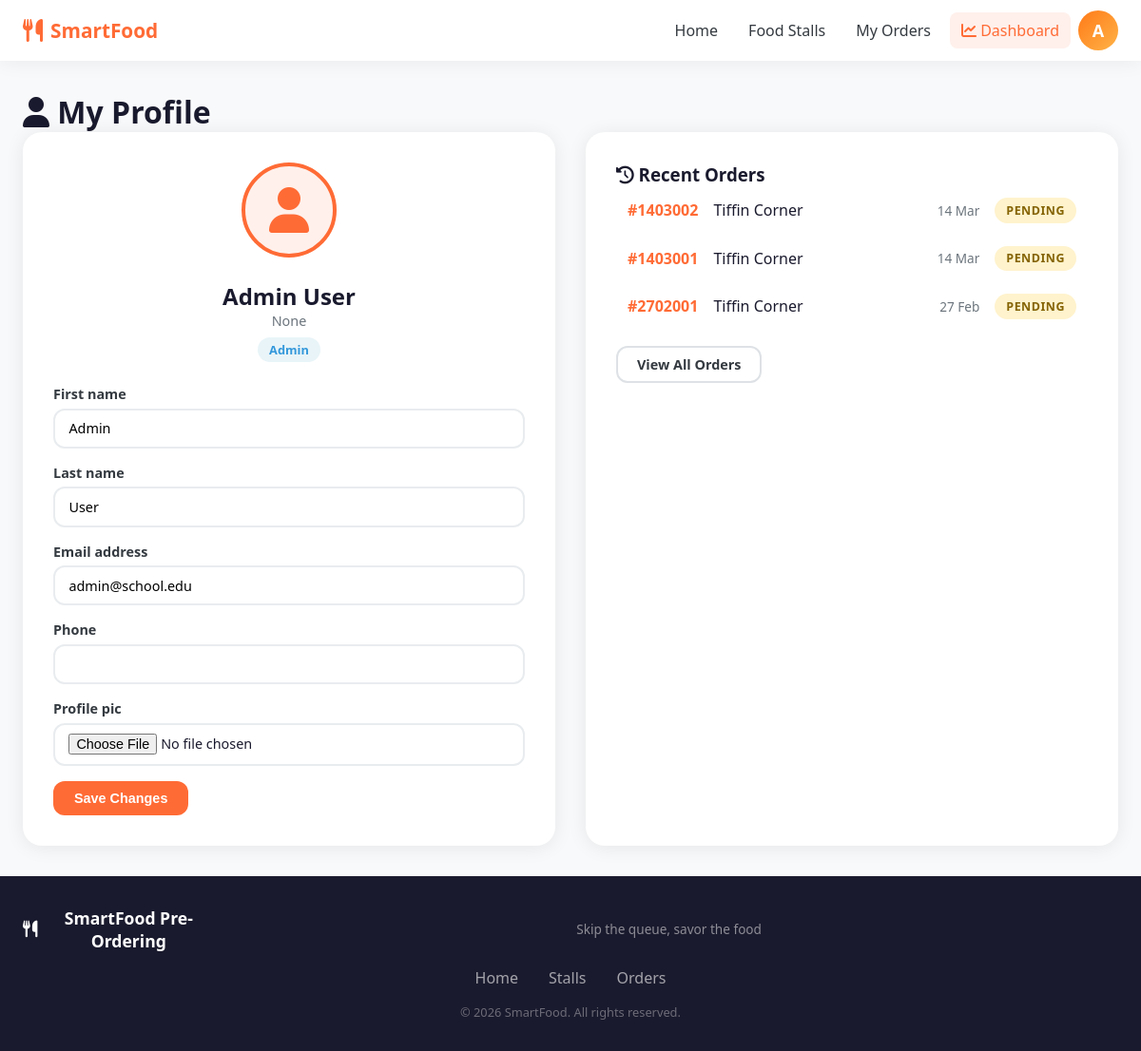
Before: /users/profile/ (signed in) with the older database file.
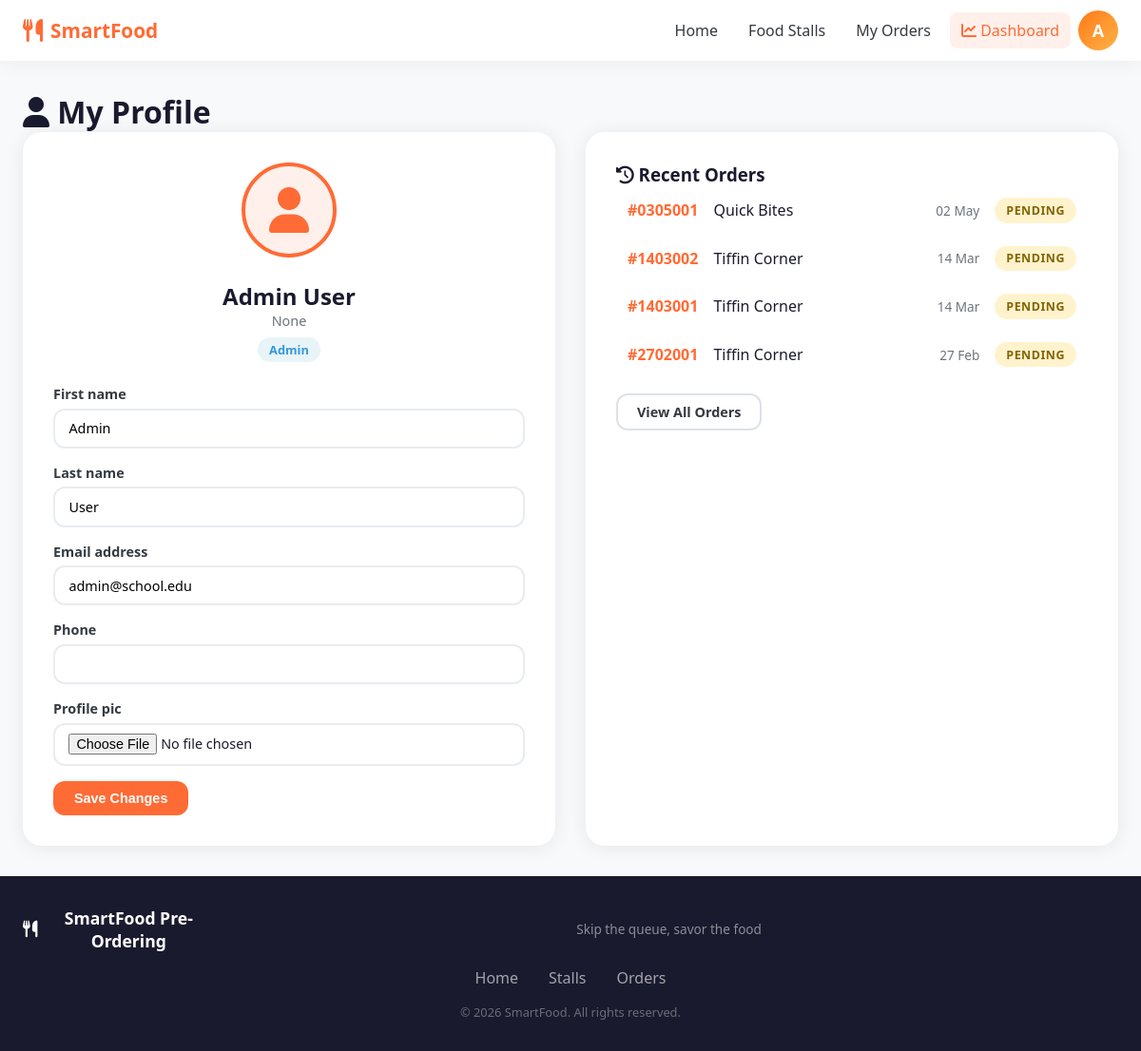
After: the same page with the newer database file.
### apps/users/models.py (models this page shows, shortened)
class User(AbstractUser):
    ROLE_CHOICES = [
        ('student', 'Student'),
        ('admin', 'Admin'),
        ('stall_owner', 'Stall Owner'),
    ]
    role = models.CharField(max_length=20, choices=ROLE_CHOICES, default='student')
    student_id = models.CharField(max_length=20, blank=True, null=True, unique=True)
    phone = models.CharField(max_length=15, blank=True)
    profile_pic = models.ImageField(upload_to='profiles/', blank=True, null=True)
    class Meta:
        verbose_name = 'User'
        verbose_name_plural = 'Users'

### apps/orders/models.py (models this page shows, shortened)
class Order(models.Model):
    user = models.ForeignKey(User, on_delete=models.CASCADE, related_name='orders')
    stall = models.ForeignKey(FoodStall, on_delete=models.CASCADE, related_name='orders')
    break_slot = models.CharField(max_length=5, choices=BREAK_SLOT_CHOICES)
    pickup_date = models.DateField()
    status = models.CharField(max_length=20, choices=ORDER_STATUS_CHOICES, default='pending')
    total_amount = models.DecimalField(max_digits=10, decimal_places=2, default=0)
    special_instructions = models.TextField(blank=True)
    token_number = models.CharField(max_length=10, blank=True)
    created_at = models.DateTimeField(auto_now_add=True)
    updated_at = models.DateTimeField(auto_now=True)
    estimated_ready_time = models.DateTimeField(null=True, blank=True)
    class Meta:
        ordering = ['-created_at']

### apps/stalls/models.py (models this page shows, shortened)
class FoodStall(models.Model):
    name = models.CharField(max_length=100)
    description = models.TextField(blank=True)
    owner = models.ForeignKey(User, on_delete=models.SET_NULL, null=True, related_name='stalls')
    image = models.ImageField(upload_to='stalls/', blank=True, null=True)
    location = models.CharField(max_length=200, blank=True)
    is_open = models.BooleanField(default=True)
    max_capacity = models.IntegerField(default=50, help_text="Maximum orders per break slot")
    created_at = models.DateTimeField(auto_now_add=True)

### apps/users/views.py (the view)
# urls.py: path('profile/', views.profile, name='profile'),
@login_required
def profile(request):
    if request.method == 'POST':
        form = ProfileUpdateForm(request.POST, request.FILES, instance=request.user)
        if form.is_valid():
            form.save()
            messages.success(request, 'Profile updated successfully!')
            return redirect('profile')
    else:
        form = ProfileUpdateForm(instance=request.user)
    recent_orders = Order.objects.filter(user=request.user).order_by('-created_at')[:5]
    return render(request, 'users/profile.html', {
        'form': form,
        'recent_orders': recent_orders
    })

### apps/users/forms.py
class ProfileUpdateForm(forms.ModelForm):
    class Meta:
        model = User
        fields = ['first_name', 'last_name', 'email', 'phone', 'profile_pic']

### templates/users/profile.html (shortened to what this page needs)
{% extends 'base/base.html' %}
{% load static %}
{% block content %}
<div class="container profile-page">
    <h1><i class="fas fa-user"></i> My Profile</h1>
    <div class="profile-layout">
        <div class="profile-card">
            <div class="profile-avatar">
                {% if user.profile_pic %}
                <img src="{{ user.profile_pic.url }}" alt="Profile">
                {% else %}
                <div class="avatar-placeholder"><i class="fas fa-user"></i></div>
                {% endif %}
            </div>
            <div class="profile-info">
                <h2>{{ user.get_full_name|default:user.username }}</h2>
                <p class="profile-id">{{ user.student_id }}</p>
                <span class="profile-role role-{{ user.role }}">{{ user.get_role_display }}</span>
            </div>
            <form method="post" enctype="multipart/form-data" class="profile-form">
                {% for field in form %}
                <div class="form-group">
                    <label>{{ field.label }}</label>
                    {{ field }}
                </div>
                {% endfor %}
                <button type="submit" class="btn btn-primary">Save Changes</button>
            </form>
        </div>
        <div class="profile-orders">
            <h3><i class="fas fa-history"></i> Recent Orders</h3>
            {% for order in recent_orders %}
            <a href="{% url 'order_detail' order.pk %}" class="profile-order-row">
                <span class="por-token">#{{ order.token_number }}</span>
                <span class="por-stall">{{ order.stall.name }}</span>
                <span class="por-date">{{ order.pickup_date|date:"d M" }}</span>
                <span class="status-badge status-{{ order.status }}">{{ order.get_status_display }}</span>
            </a>
            {% empty %}
            <p style="color:#888">No orders yet.</p>
            {% endfor %}
            <a href="{% url 'my_orders' %}" class="btn btn-outline" style="margin-top:1rem">View All Orders</a>
        </div>
    </div>
</div>
{% endblock %}

### templates/base/base.html (shortened to what this page needs)
<!doctype html>
<html lang="en">
  <head>
    {% load static %}
    <link rel="stylesheet" href="{% static 'css/main.css' %}" />
    <link
      rel="stylesheet"
      href="https://cdnjs.cloudflare.com/ajax/libs/font-awesome/6.4.0/css/all.min.css"
    />
  </head>
  <body class="{% block body_class %}{% endblock %}">
    <nav class="navbar">
      <div class="nav-container">
        <a href="{% url 'home' %}" class="nav-brand">
          <i class="fas fa-utensils"></i>
          <span>SmartFood</span>
        </a>
        <div class="nav-links">
          <a href="{% url 'home' %}" class="nav-link">Home</a>
          <a href="{% url 'stall_list' %}" class="nav-link">Food Stalls</a>
          {% if user.is_authenticated %}
          <a href="{% url 'my_orders' %}" class="nav-link">My Orders</a>
          {% if user.is_staff or user.is_stall_owner or user.role == 'admin' %}
          <a href="{% url 'admin_dashboard' %}" class="nav-link nav-admin">
            <i class="fas fa-chart-line"></i> Dashboard
          </a>
          {% endif %}
          <div class="user-menu" id="userMenu">
            <div class="avatar-circle" onclick="toggleDropdown()">
              {{ user.username|first|upper }}
            </div>
          </div>
          {% else %}
          <a href="{% url 'login' %}" class="btn btn-outline">Login</a>
          <a href="{% url 'register' %}" class="btn btn-primary">Register</a>
          {% endif %}
        </div>
      </div>
    </nav>
    <main class="main-content">{% block content %}{% endblock %}</main>
    <footer class="footer">
      <div class="footer-container">
        <div class="footer-brand">
          <i class="fas fa-utensils"></i>
          <strong>SmartFood Pre-Ordering</strong>
          <p>Skip the queue, savor the food</p>
        </div>
        <div class="footer-links">
          <a href="{% url 'home' %}">Home</a>
          <a href="{% url 'stall_list' %}">Stalls</a>
          {% if user.is_authenticated %}
          <a href="{% url 'my_orders' %}">Orders</a>
          {% endif %}
        </div>
        <p class="footer-copy">&copy; 2026 SmartFood. All rights reserved.</p>
      </div>
    </footer>
  </body>
</html>

Changed rows visible on the page:
added Order: token_number "0305001", stall.name "Quick Bites", pickup_date "02 May", status "PENDING"
